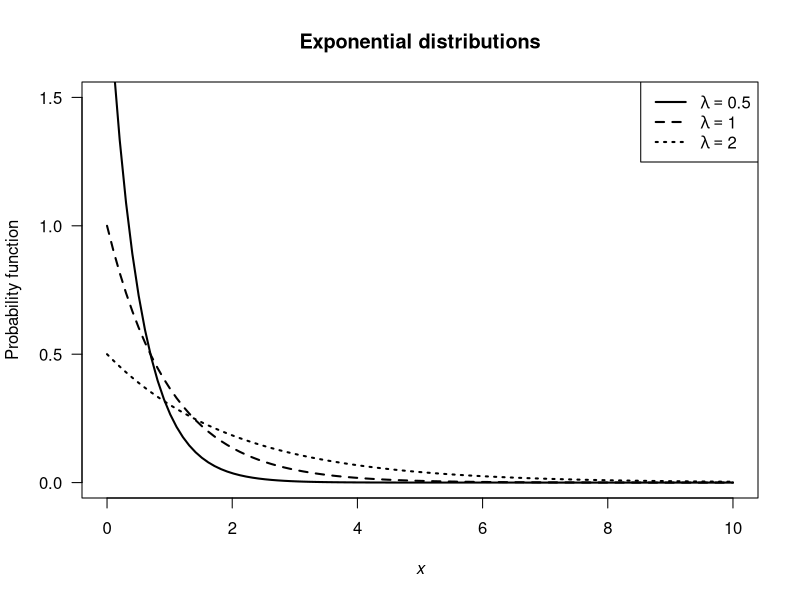

R code for this plot:
## ---- chunk 1
x <- seq(0, 10,
         length = 100)

lambda <- c(0.5, 1, 2)

for (i in (1:length(lambda))){
  lambdai <- lambda[i]
  if (i == 1) {
     plot(x = x,
          y = dexp(x,
                   rate = 1/lambda[i]),
          xlab = expression(italic(x)),
          ylab = "Probability function",
          lwd = 2,
          las = 1,
          ylim = c(0, 1.5),
          type = "l",
          main = "Exponential distributions")
  } else {
    lines(x = x,
          y = dexp(x,
                   rate = 1/lambda[i]),
          lty = i,
          lwd = 2)
  }
}

legend( "topright",
        lty = 1:3,
        lwd = 2,
        legend = c(bquote(lambda == 0.5),
                   bquote(lambda == 1),
                   bquote(lambda == 2) )
        )
